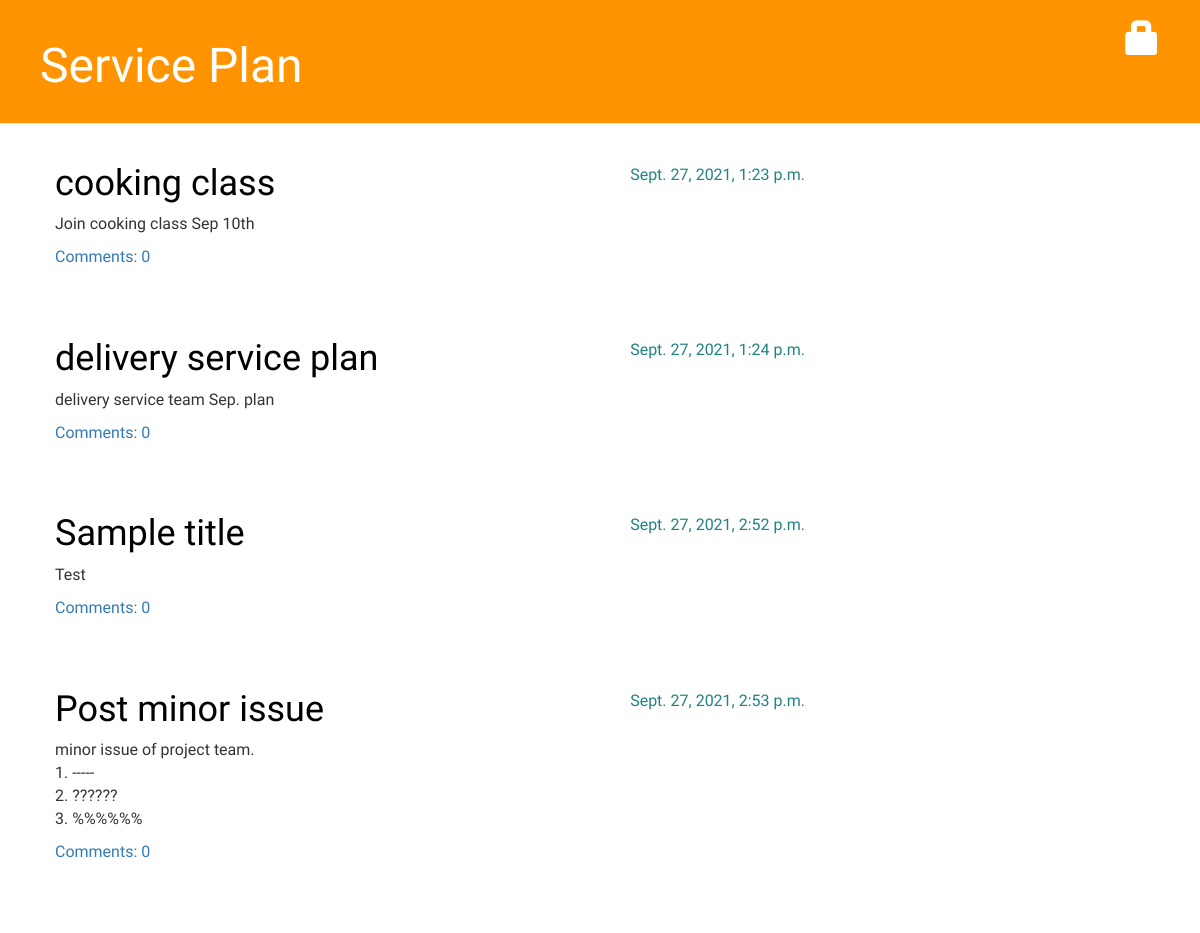
/, run on an earlier commit of the app's database.
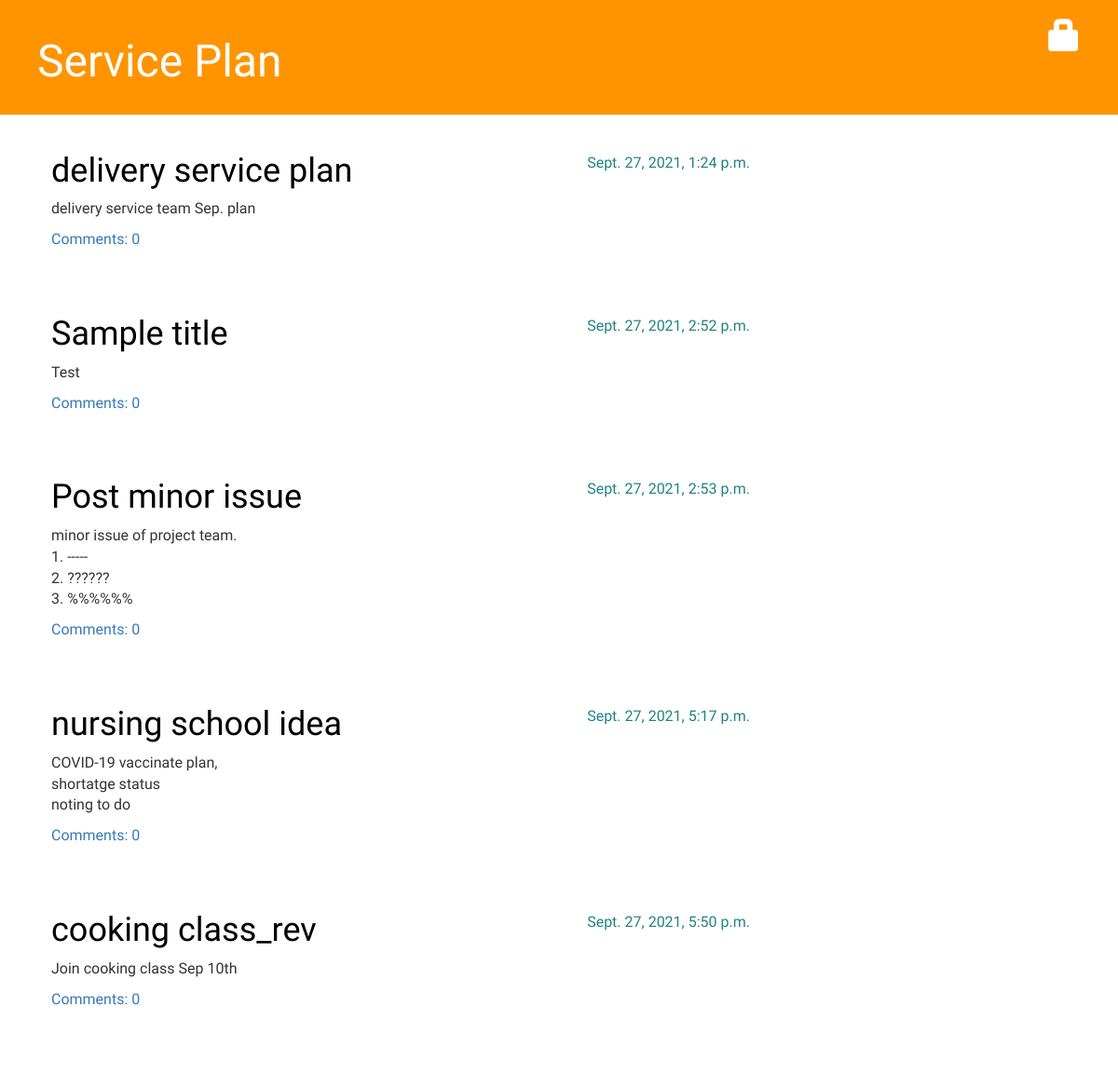
And on a later commit of the database.
### blog/models.py (models this page shows, shortened)
class Post(models.Model):
    author = models.ForeignKey('auth.User', on_delete=models.CASCADE)
    title = models.CharField(max_length=200)
    text = models.TextField()
    create_date = models.DateTimeField(default=timezone.now)
    published_date = models.DateTimeField(blank=True, null=True)
    def approved_comments(self):
        return self.comments.filter(approved_comment=True)

### blog/views.py (the view)
# urls.py: path('', views.post_list, name='post_list'),
def post_list(request):
    posts = Post.objects.filter(published_date__lte=timezone.now()).order_by('published_date')
    return render(request, 'blog/post_list.html', {'posts': posts})

### blog/templates/blog/post_list.html (shortened to what this page needs)
{% extends 'blog/base.html' %}
{% load static %}
{% block content %}
    {% for post in posts %}
        <div class="post">
            <div class="date">
                {{ post.published_date }}
            </div>
            <h1><a href="{% url 'post_detail' pk=post.pk %}">{{ post.title }}</a></h1>
            <p>{{ post.text|linebreaks }}</p>
            <a href="{% url 'post_detail' pk=post.pk %}">Comments: {{ post.approved_comments.count }}</a>
        </div>
    {% endfor %}
{% endblock content %}

What changed in the data, as far as the page shows it:
added Post: published_date "Sept. 27, 2021, 5:17 p.m.", title "nursing school idea", text "COVID-19 vaccinate plan, shortatge status noting to do", approved_comments.count "0"
changed Post "Join cooking class Sep 10th": published_date "Sept. 27, 2021, 1:23 p.m." → "Sept. 27, 2021, 5:50 p.m."; title "cooking class" → "cooking class_rev"; moves down the list
